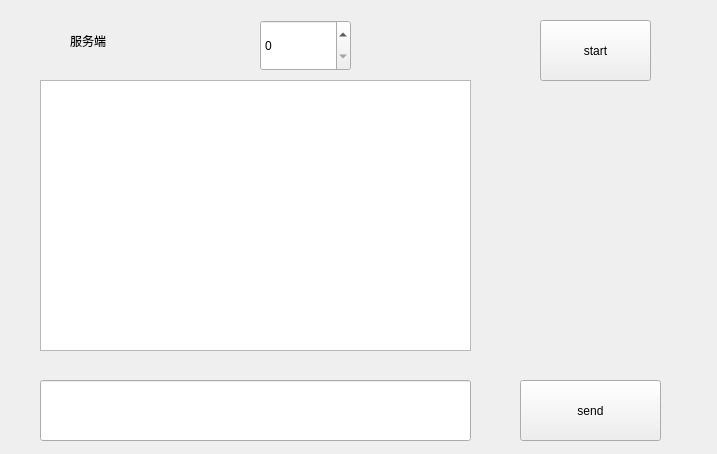
<?xml version="1.0" encoding="UTF-8"?>
<ui version="4.0">
 <class>TcpServer</class>
 <widget class="QWidget" name="TcpServer">
  <property name="geometry">
   <rect>
    <x>0</x>
    <y>0</y>
    <width>717</width>
    <height>454</height>
   </rect>
  </property>
  <property name="windowTitle">
   <string>Form</string>
  </property>
  <widget class="QTextBrowser" name="textBrowser">
   <property name="geometry">
    <rect>
     <x>40</x>
     <y>80</y>
     <width>431</width>
     <height>271</height>
    </rect>
   </property>
  </widget>
  <widget class="QSpinBox" name="spinBox">
   <property name="geometry">
    <rect>
     <x>260</x>
     <y>20</y>
     <width>91</width>
     <height>51</height>
    </rect>
   </property>
  </widget>
  <widget class="QPushButton" name="pushButton_start">
   <property name="geometry">
    <rect>
     <x>540</x>
     <y>20</y>
     <width>111</width>
     <height>61</height>
    </rect>
   </property>
   <property name="text">
    <string>start</string>
   </property>
  </widget>
  <widget class="QLineEdit" name="lineEdit">
   <property name="geometry">
    <rect>
     <x>40</x>
     <y>380</y>
     <width>431</width>
     <height>61</height>
    </rect>
   </property>
  </widget>
  <widget class="QPushButton" name="pushButton_send">
   <property name="geometry">
    <rect>
     <x>520</x>
     <y>380</y>
     <width>141</width>
     <height>61</height>
    </rect>
   </property>
   <property name="text">
    <string>send</string>
   </property>
  </widget>
  <widget class="QLabel" name="label">
   <property name="geometry">
    <rect>
     <x>70</x>
     <y>10</y>
     <width>91</width>
     <height>61</height>
    </rect>
   </property>
   <property name="text">
    <string>服务端</string>
   </property>
  </widget>
 </widget>
 <resources/>
 <connections/>
</ui>
